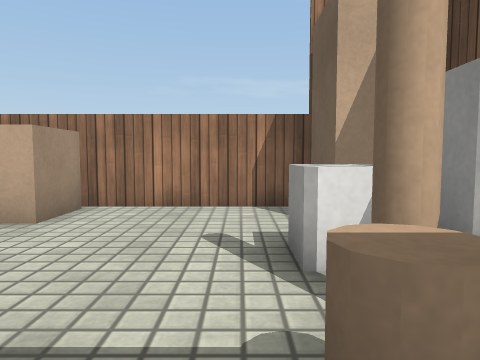
[1] (above)

12 first-person views from a walk through a 3-D level made in the Unity game engine. The camera is 0.55 m above the floor, tilts 4° down and sees 70° across. The floor is counted in squares, 0.5 m on a side. Each view is taken from the middle of a square. On the plan, view 1 faces up. The plan holds only what a view shows up to about 13 squares ahead; the rest is blank. The player character is not drawn. Surface patterns are stand-ins for the level's own textures.

[2]
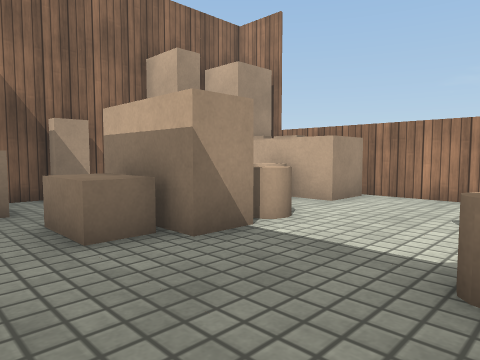

[3]
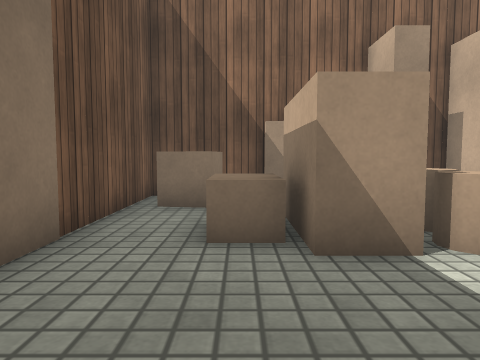

[4]
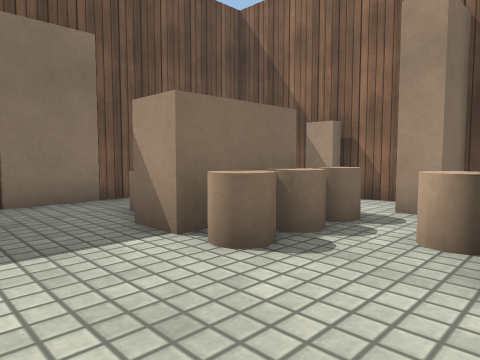

[5]
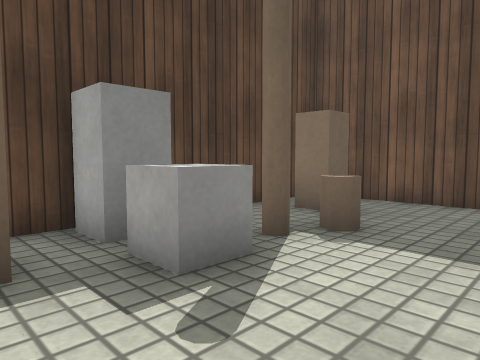

[6]
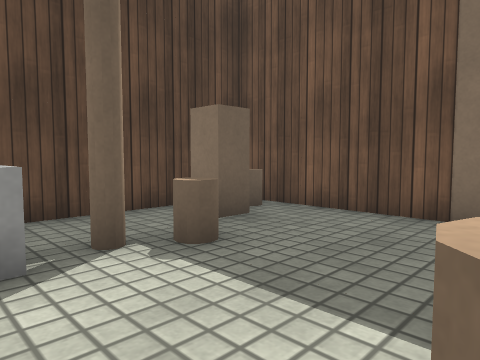

[7]
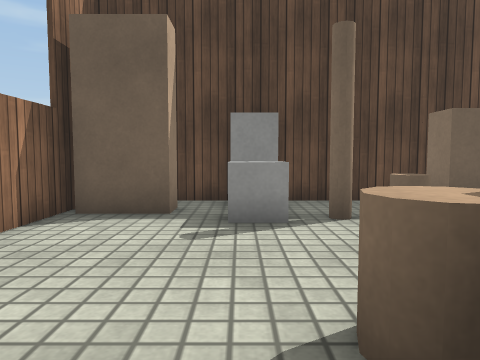

[8]
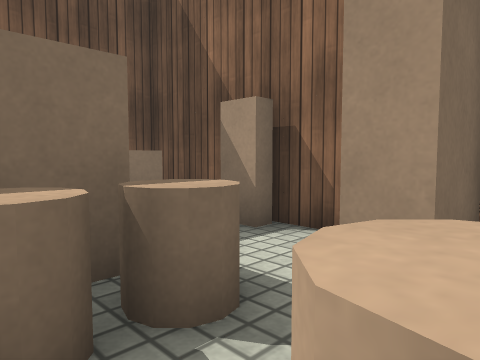

[9]
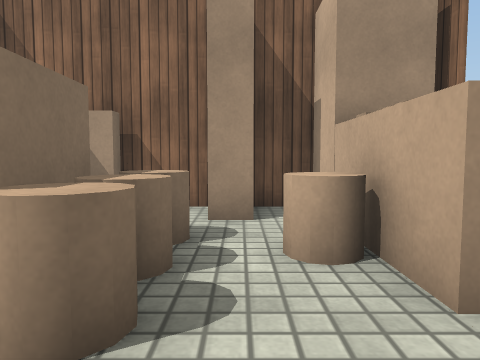

[10]
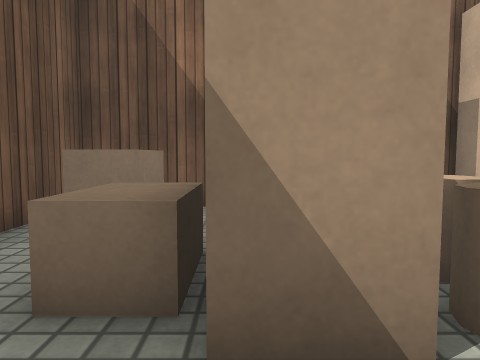

[11]
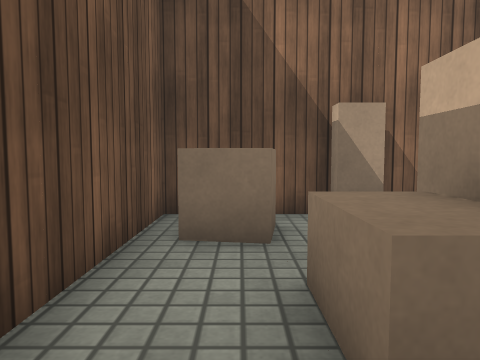

[12]
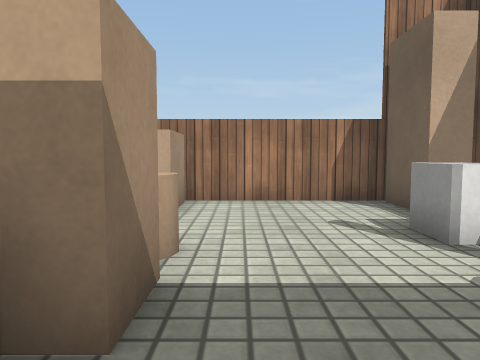

### Floor plan
Key: @ floor where view 1 was taken; # wall or solid block; . floor; = window, fence, low wall or low ledge; ^ raised ledge; O other object.
Columns run from 9 left of view 1 to 4 right of it. Each row starts with its distance up from view 1.
  8       ######
  7       #....#
  6 #######....##
  5 #...^......###
  4 ###.......OOO#
  3  ##==^=...OOO#
  2   #####...#  #
  1    ####..==. #
  0  ###^^^..@.##
 -1  #^#.......##
 -2  #^........#
 -3  ###########

Where each view was taken, in squares from view 1:
view 1: 0 up, 0 right, facing up
view 2: 2 down, 1 right, facing up-left
view 3: 0 up, 1 right, facing left
view 4: 6 up, 0 right, facing down-left
view 5: 6 up, 2 left, facing down-right
view 6: 4 up, 3 left, facing down-right
view 7: 4 up, 5 left, facing right
view 8: 5 up, 4 left, facing down-left
view 9: 4 up, 1 left, facing left
view 10: 1 up, 1 left, facing left
view 11: 1 down, 2 left, facing left
view 12: 1 down, 2 left, facing up
